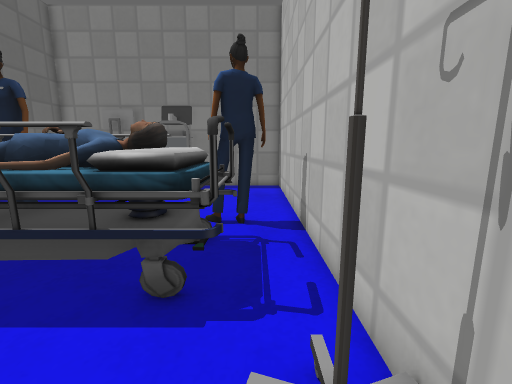
[1] (above)

16 first-person views from a walk through a world built for the Gazebo simulator. The camera is 0.7 m above the floor, tilts 10° down and sees 90° across. The floor is counted in squares, 0.25 m on a side. Each view is taken from the middle of a square. On the plan, view 1 faces up. The plan holds only what a view shows up to about 18 squares ahead; the rest is blank. Simple patterns stand in for the simulator's built-in surfaces.

[2]
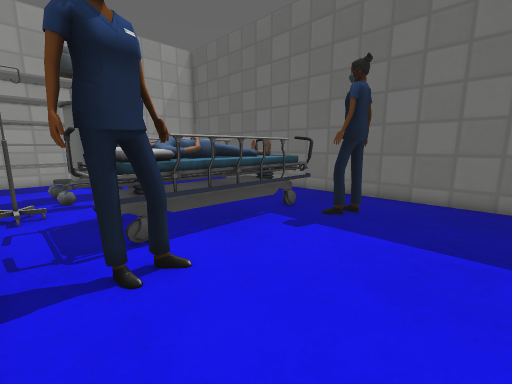

[3]
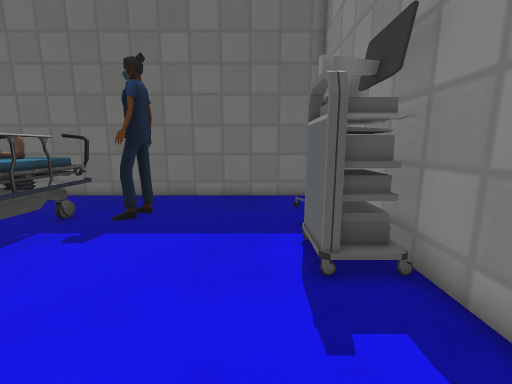

[4]
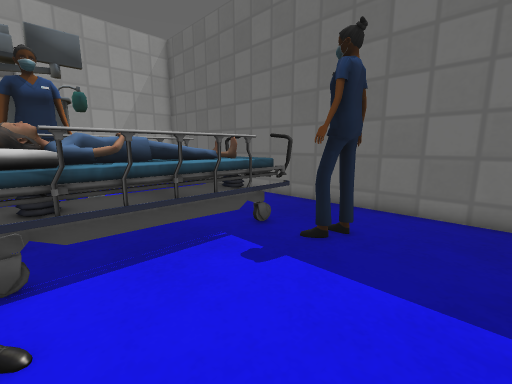

[5]
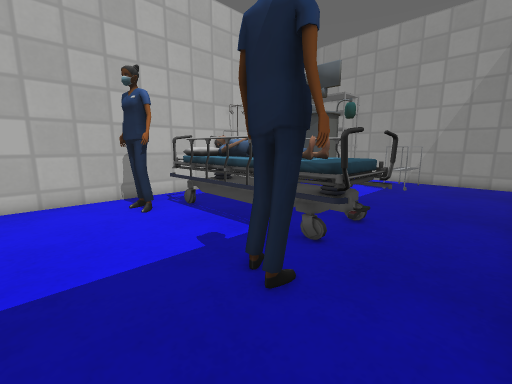

[6]
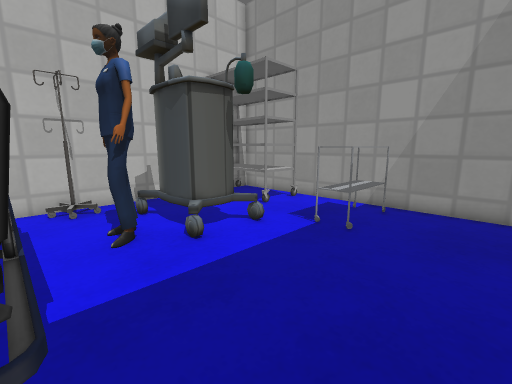

[7]
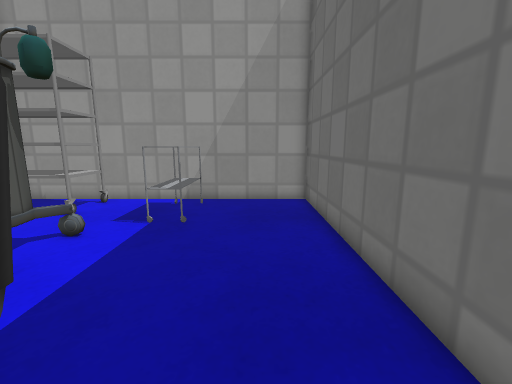

[8]
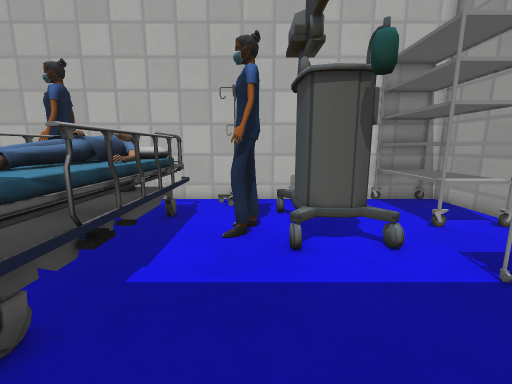

[9]
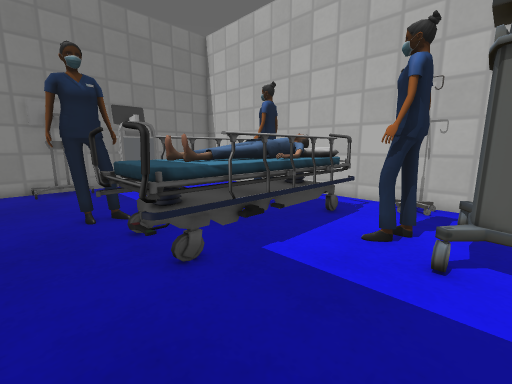

[10]
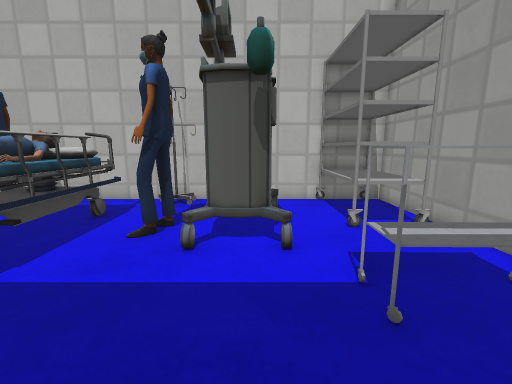

[11]
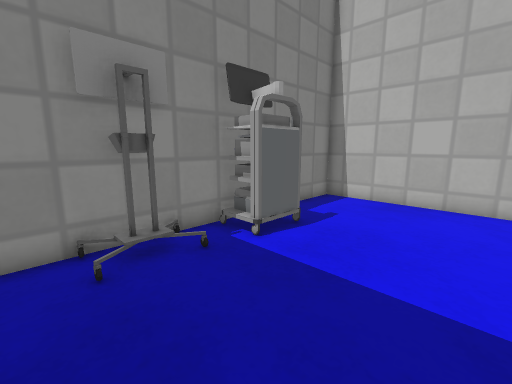

[12]
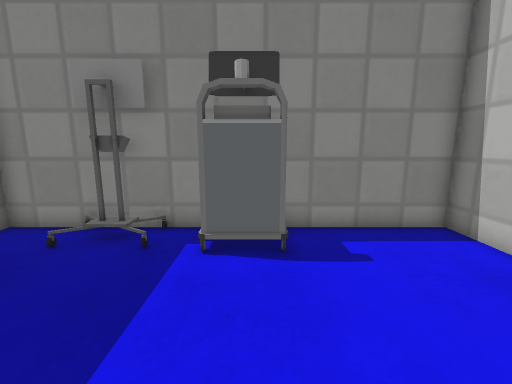

[13]
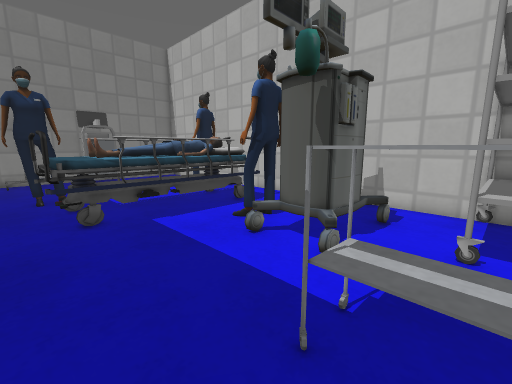

[14]
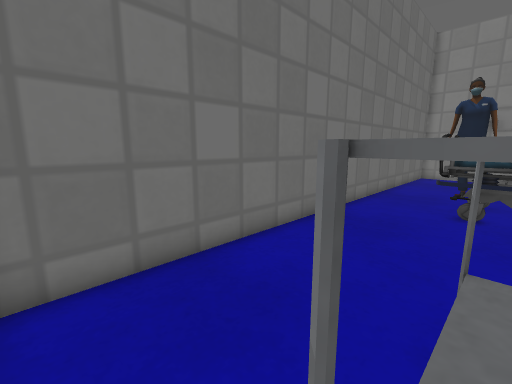

[15]
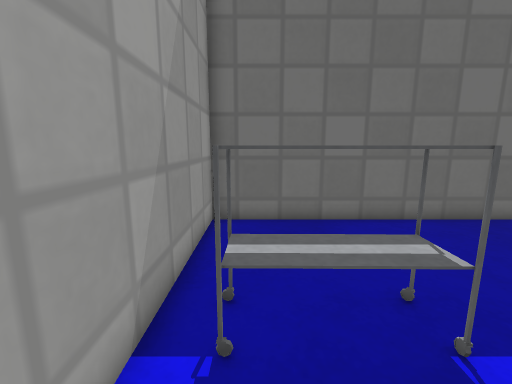

[16]
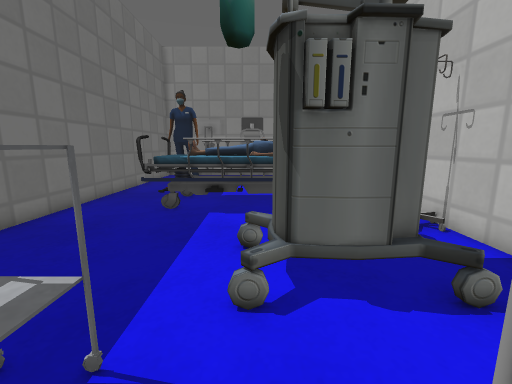

### Floor plan
Points are (right, up) in squares from view 1. A wall is a line through its corners. A room is listed if a view was taken in it or the views show most of it. See-through windows are left out.
Room 1 (views 1, 2, 3, 4, 5, 6, 7, 8, 9, 10, 11, 12, 13, 14, 15, 16)
walls: (-13.7, -8.7) (1.7, -8.7) (1.7, 18.7) (-13.7, 18.7) (-13.7, -8.7)
objects: other object (-11, 10) to (-9, 10); bed (-10, 4) to (-1, 8); cart (-10, 18) to (-9, 18); cart (-8, -7) to (-7, -4); cart (-6, 17) to (-4, 18); other object (-5, -3) to (-1, 0); other object (-4, 1) to (-2, 2); rack (-3, -8) to (1, -5); other object (-2, 9) to (0, 10); other object (1, 2)

Positions as (right, up) in squares from view 1, and headings:
1: (0, 0), facing up
2: (1, 15), facing down-left
3: (1, 15), facing left
4: (-2, 14), facing down-left
5: (-13, 14), facing down-right
6: (-12, 4), facing down-right
7: (-11, 5), facing down
8: (-12, 1), facing right
9: (-12, -1), facing up-right
10: (-12, -2), facing right
11: (-12, 11), facing up-right
12: (-5, 10), facing up
13: (-11, -6), facing up-right
14: (-8, -8), facing up-left
15: (-4, -7), facing left
16: (-5, -7), facing up
